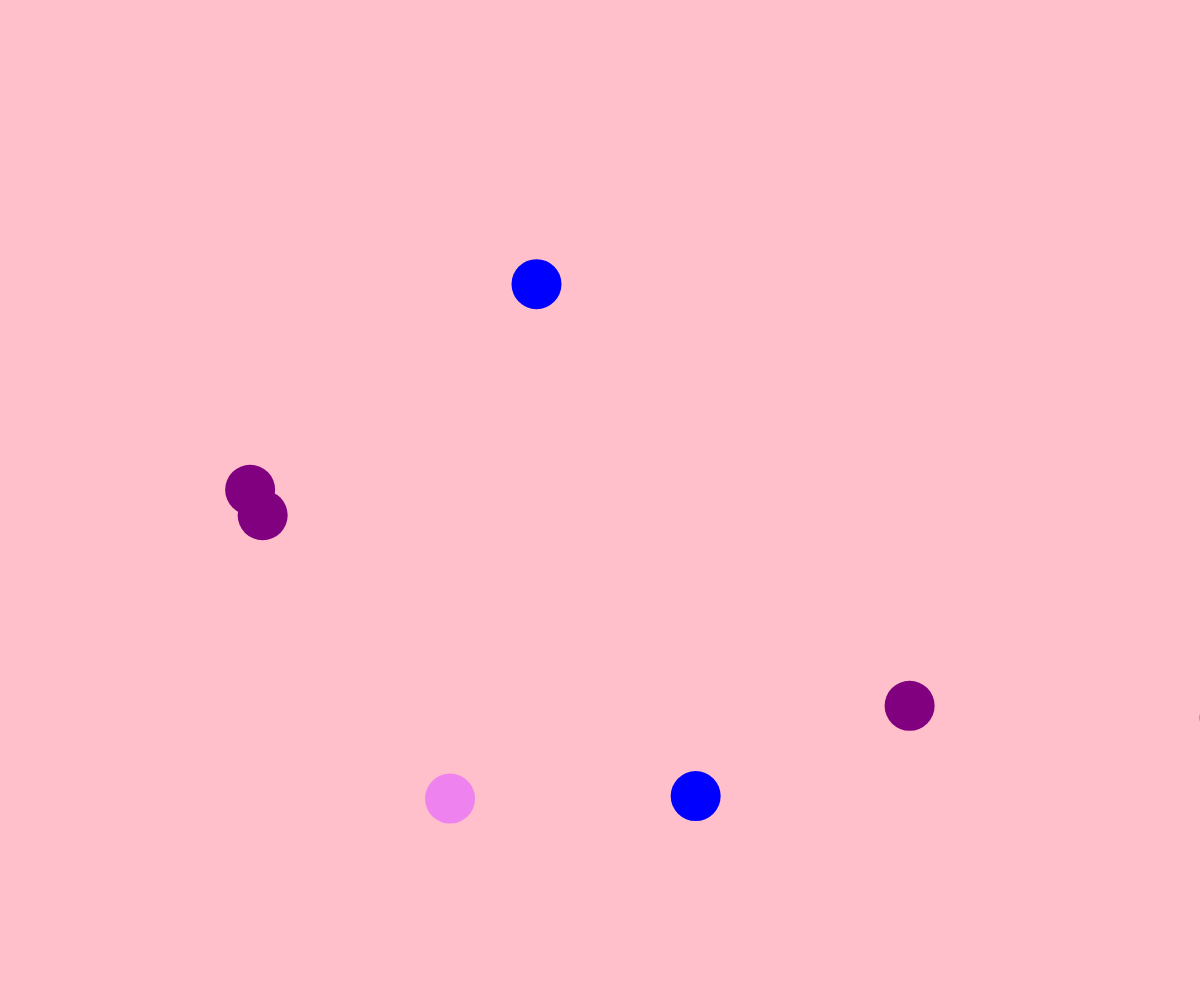
Frame 1 (no input)
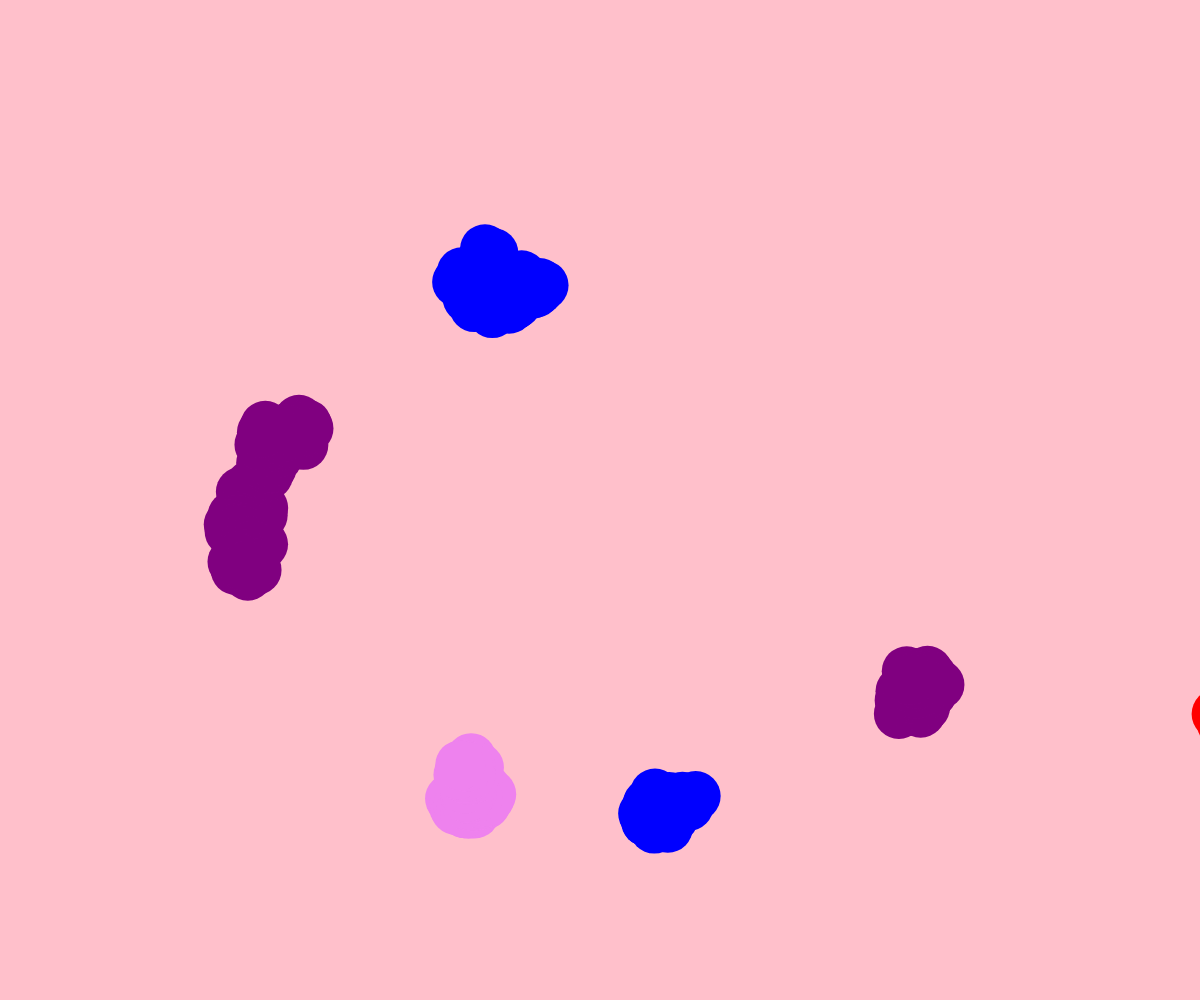
Frame 60 (no input)
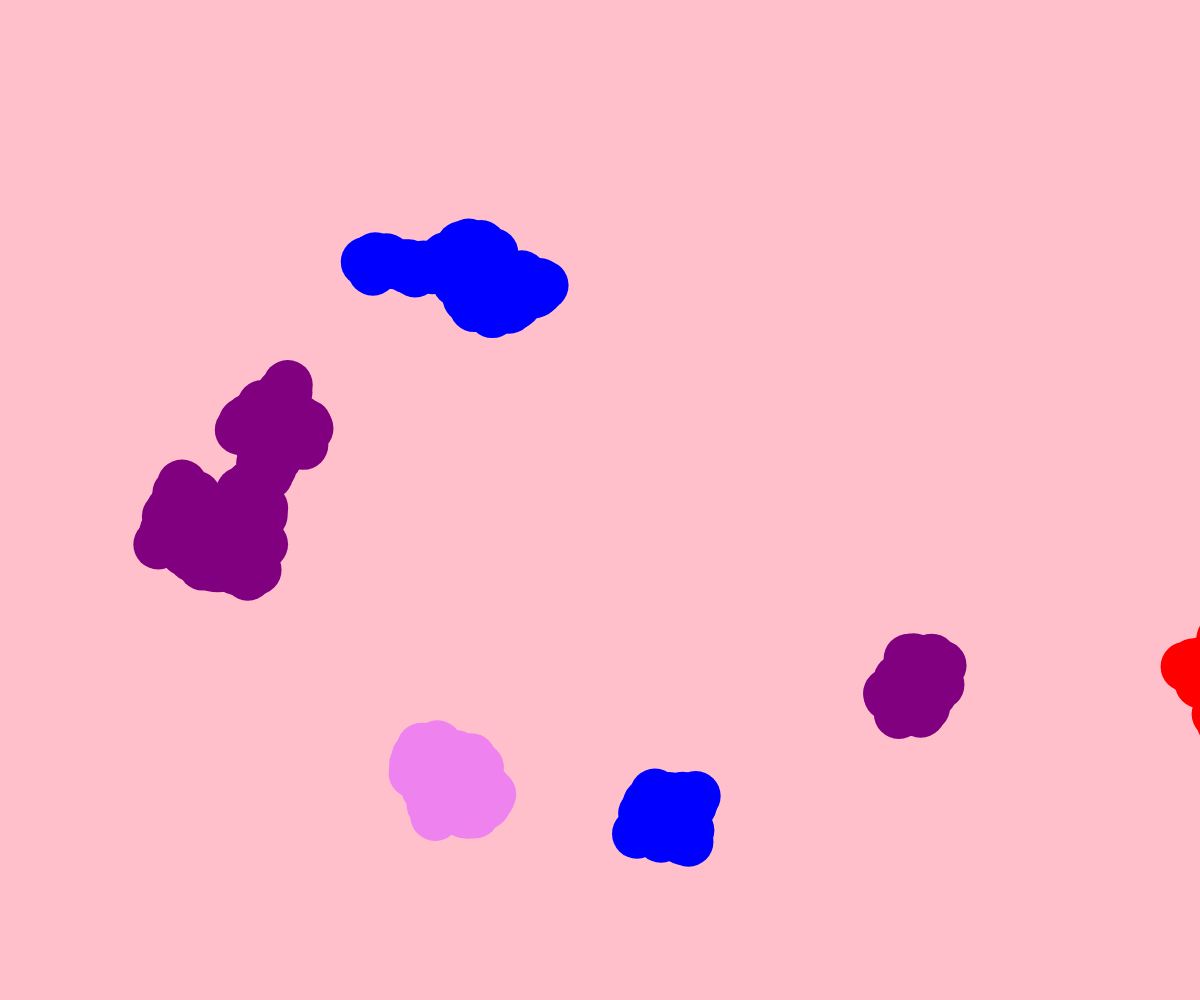
Frame 120 (the mouse pressed at the canvas centre since frame 60)

The p5.js sketch that drew these frames (run headless with seeded random() and noise() and a simulated clock; from frame 60 on, the mouse is pressed at the canvas centre):

// p5.js sketch
// ── sketch.js
function preload() {
  // put preload code here
}
class Bubble {
  constructor(temp_radius, temp_x, temp_y) {
    this.x = temp_x;
    this.y = temp_y;
    this.color = random(["red", "blue", "orange", "purple", "violet"]);
    noStroke();
  }

  display() {
    push();
    translate(this.x, this.y);
    fill(this.color);
    circle(50, 50, 50);
    pop();
  }

  move() {
    this.x += random(-10, +10);
    this.y += random(-10, +10);
  }

  run() {
    this.move();
    this.display();
  }
}

let bubbles = [];
const bubblesNum = 10;

function setup() {
  createCanvas(windowWidth, windowHeight);
  background("pink");
  for (let i = 0; i < bubblesNum; i++) {
    let newBubble = new Bubble(1, random(100, 1700), random(100, 900));
    bubbles.push(newBubble);
  }
  console.log(bubbles);
}

var iterator = 0;

function draw() {
  for (i = 0; i < bubblesNum; i++) {
    bubbles[i].run();
  }
}

function windowResized() {
  resizeCanvas(windowWidth, windowHeight);
}
